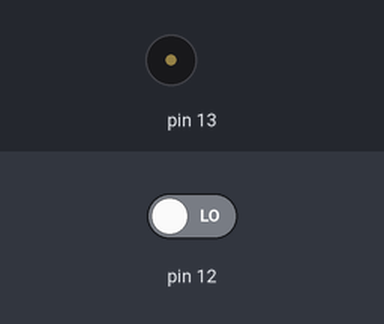
Recording of a sketch running on a simulated Arduino Uno, built with avr-gcc and run on an emulated ATmega328P. Parts: buzzer (waves = sounding). The inputs (shaded band) are chosen by the test bench; at power-on: pin 12 LOW. What the sketch prints to the serial monitor is not drawn.

Above: at 1.2 s.
1.3 s: pin 12 driven HIGH
At 1.8 s:
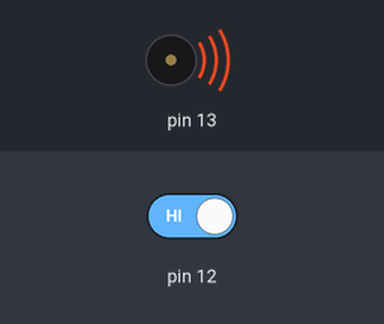
2.8 s: pin 12 driven LOW
At 4.1 s:
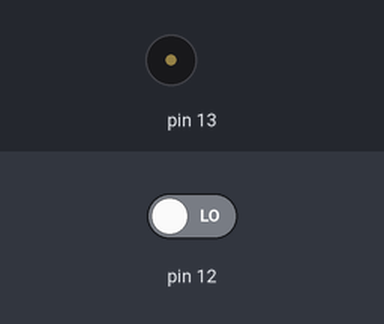
Timing chart, 0 to 5.8 s (numbered marks = the images above; inputs shaded):
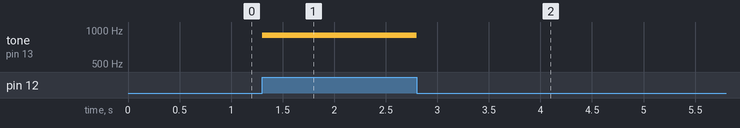

The sketch:

Arduino_Speake_Relay.ino
```cpp
/* Código para ligação do Arduino no Relé e ativação do Alto Falante.
O Arduino receberá o sinal de um Wemos para ativar o Alto Falante.

Esse Wemos não estará ligado diretamente ao relay e sim a um Arduino Uno que, usando a função
tone(), acionará um alto falante.

*/
#include <Tone.h>
Tone tone1;

void setup() {
  Serial.begin(115200);
  pinMode(12, INPUT);
  tone1.begin(13);
}

void loop() {
  Serial.println(digitalRead(12));
  if(digitalRead(12) == HIGH){
    tone1.play(900);
  }
  else {
    tone1.stop();
  }
}
```

Measured:
- after the input at 1.3 s, tone on pin 13: silent → 900 Hz at once
- after the input at 2.8 s, tone on pin 13: 900 Hz → silent at once
